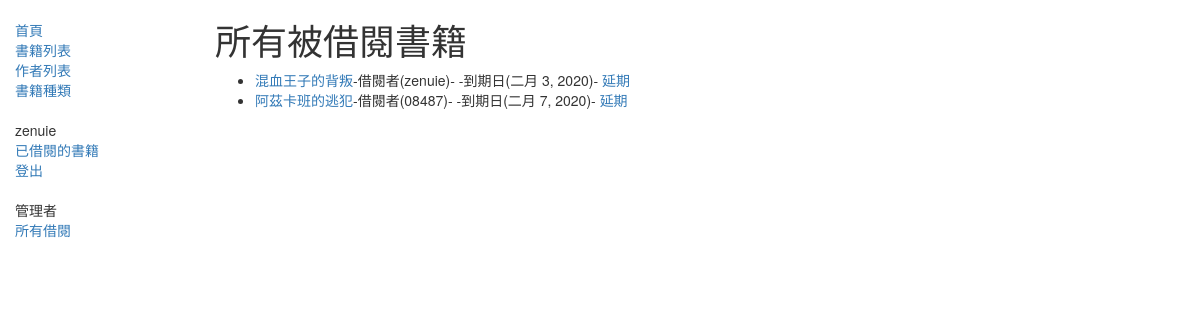
/catalog/borrowed/ (signed in), run on an earlier commit of the app's database.
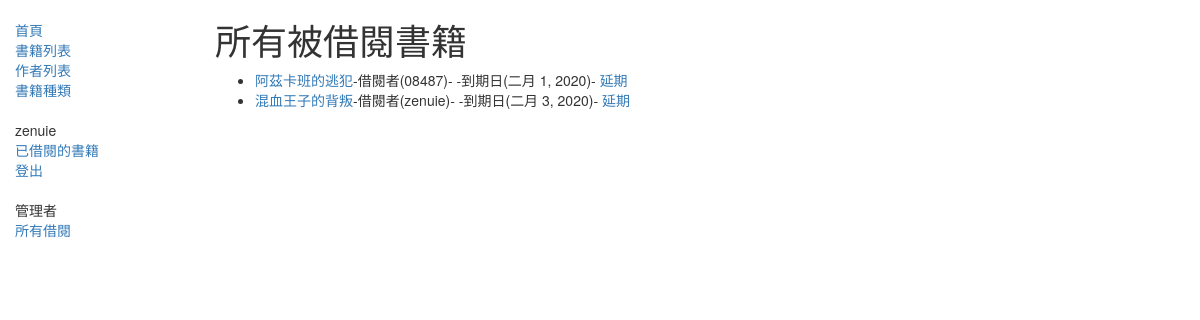
And on a later commit of the database.
### catalog/models.py (models this page shows, shortened)
class BookInstance(models.Model):
    id = models.UUIDField(primary_key=True, default=uuid.uuid4,
                          help_text='Unique ID for this particular book across whole library')
    book = models.ForeignKey('Book', on_delete=models.SET_NULL, null=True)
    imprint = models.CharField(max_length=200)
    due_back = models.DateField(null=True, blank=True)
    borrower = models.ForeignKey(User, on_delete=models.SET_NULL, null=True, blank=True)
    LOAN_STATUS = (
        ('m', 'Maintenance'),
        ('o', 'On loan'),
        ('a', 'Available'),
        ('r', 'Reserved'),
    )
    status = models.CharField(
        max_length=1,
        choices=LOAN_STATUS,
        blank=True,
        default='m',
        help_text='Book availability',
    )
    @property
    def is_overdue(self):
        if self.due_back and date.today() > self.due_back:
            return True
        return False
    class Meta:
        ordering = ['due_back']
        permissions = (("can_mark_returned", "Set book as returned"),)

class Book(models.Model):
    title = models.CharField(max_length=200)
    author = models.ForeignKey('Author', on_delete=models.SET_NULL, null=True)
    summary = models.TextField(max_length=1000, help_text='Enter a brief description of the book')
    isbn = models.CharField('ISBN', max_length=13,
                            help_text='13 Character <a href="https://www.isbn-international.org/content/what-isbn'
                                      '">ISBN number</a>')
    genre = models.ManyToManyField(Genre, help_text='Select a genre for this book')
    def display_genre(self):
        '''Create a string for the Genre. This is required to display genre in Admin.'''
        return ', '.join(genre.name for genre in self.genre.all()[:3])
    display_genre.short_description = 'Genre'
    language = models.ForeignKey('Language', on_delete=models.SET_NULL, null=True)

### catalog/views.py (the view)
# urls.py: path('borrowed/', views.OnlyStaffViewUserBorrowed.as_view(), name='all-borrowed')
class OnlyStaffViewUserBorrowed(LoginRequiredMixin, generic.ListView):
    model = BookInstance
    template_name = 'bookinstance_list_all_user_borrowed.html'
    def get_queryset(self):
        return BookInstance.objects.filter(status__exact='o').order_by('due_back')

### templates/bookinstance_list_all_user_borrowed.html
{% extends 'base_generic.html' %}
{% block content %}
    {% if bookinstance_list and user.is_staff %}
        <h1>所有被借閱書籍</h1>
        <ul>
            {% for bookinst in bookinstance_list %}
                <li class="{% if bookinst.is_overdue %}text-danger{% endif %}">
                    <a href="{% url 'book-detail' bookinst.book.pk %}">{{ bookinst.book.title }}</a>-借閱者({{ bookinst.borrower }})-{% if user.is_staff %} -到期日({{ bookinst.due_back }})- <a href="{% url 'renew-book-librarian' bookinst.id %}">延期</a>{% endif %}
                </li>
            {% endfor %}
        </ul>
    {% elif user.is_authenticated %}
        <h1>您沒有權限觀看</h1>
    {% else %}
        <p>沒有借閱的書籍</p>
    {% endif %}
{% endblock %}

What changed in the data, as far as the page shows it:
changed BookInstance "阿茲卡班的逃犯": due_back "二月 7, 2020" → "二月 1, 2020"; moves up the list
